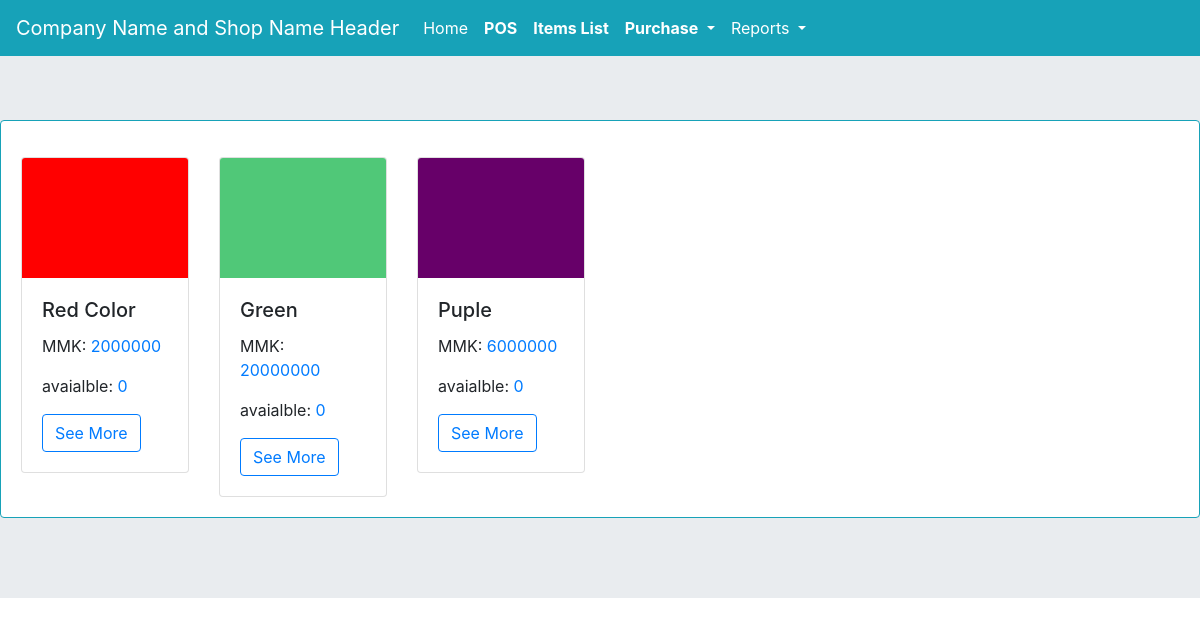
/, run on an earlier commit of the app's database.
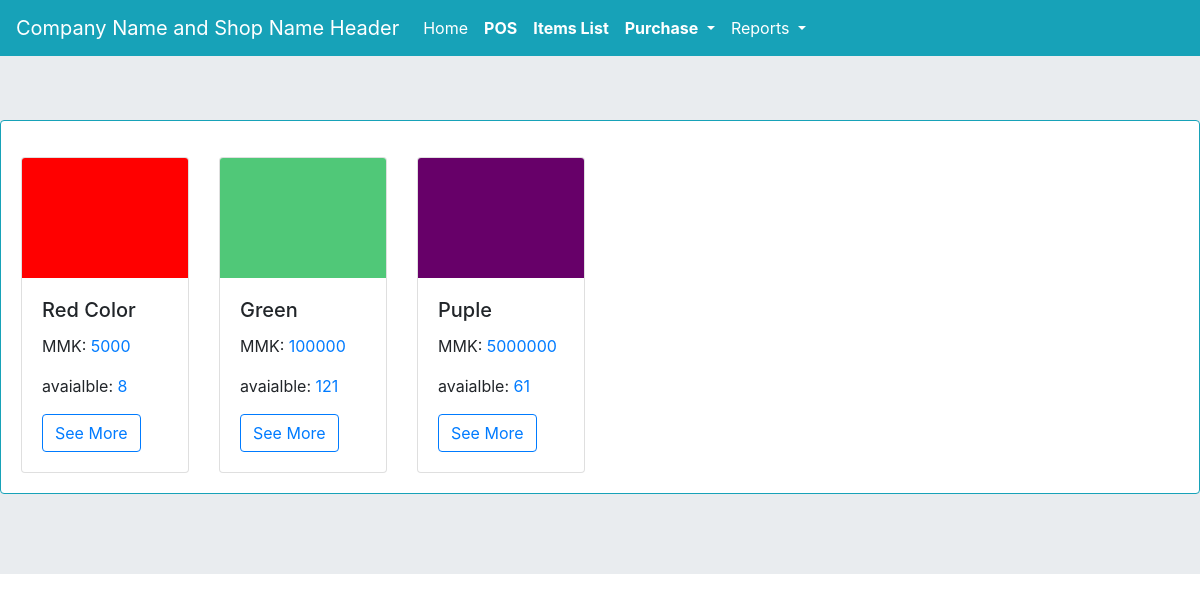
And on a later commit of the database.
### myapp/models.py (models this page shows, shortened)
class item(models.Model):
    photo = models.ImageField(upload_to='', blank=True, null=True)
    item_name = models.CharField(max_length=255)
    slug = models.CharField(max_length=255, blank=True, null=True)
    price = models.PositiveIntegerField(default=0)
    stock = models.PositiveIntegerField(default=0)
    created_at = models.DateTimeField(auto_now_add=True)
    updated_at = models.DateTimeField(auto_now=True)

### myapp/views.py (the view)
# urls.py: path('', views.homepage, name='homepage'),
def homepage(request):
    itm = item.objects.all()
    context = {'itm':itm}
    return render(request, 'homepage.html', context)

### templates/homepage.html (shortened to what this page needs)
{% extends 'base.html' %}
{% block content %}
<div class="card border-info mb-3">
  <div class="card-body">
<div class="row">
{% for i in itm %}
<div class="col-md-2 mt-3">
	<div class="card">
  <img class="card-img-top" src="{{i.photo.url}}" alt="cap" height="120px">
  <div class="card-body">
    <h5 class="card-title itmname">{{i.item_name}}</h5>
    <p class="card-text">
      MMK: <span class="text-primary">{{i.price}}</span>
    </p>
    <p class="card-text">
    	avaialble: <span class="text-primary">{{i.stock}}</span>
    </p>
  <button type="button" class="btn btn-outline-primary" data-toggle="modal" data-target="#itmDetail-{{i.id}}">
    See More
  </button>
  </div>
</div>
</div>
{% endfor %}
</div>
  </div>
</div>
{% endblock content %}

What changed in the data, as far as the page shows it:
changed item "Red Color": price "2000000" → "5000"; stock "0" → "8"
changed item "Green": price "20000000" → "100000"; stock "0" → "121"
changed item "Puple": price "6000000" → "5000000"; stock "0" → "61"
